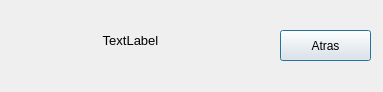
<?xml version="1.0" encoding="UTF-8"?>
<ui version="4.0">
 <class>dPassword</class>
 <widget class="QDialog" name="dPassword">
  <property name="geometry">
   <rect>
    <x>0</x>
    <y>0</y>
    <width>383</width>
    <height>92</height>
   </rect>
  </property>
  <property name="windowTitle">
   <string>Gestor ACOES: Contraseña</string>
  </property>
  <widget class="QLabel" name="lPassword">
   <property name="geometry">
    <rect>
     <x>20</x>
     <y>30</y>
     <width>221</width>
     <height>21</height>
    </rect>
   </property>
   <property name="font">
    <font>
     <family>Arial</family>
     <pointsize>10</pointsize>
    </font>
   </property>
   <property name="text">
    <string>TextLabel</string>
   </property>
   <property name="alignment">
    <set>Qt::AlignCenter</set>
   </property>
  </widget>
  <widget class="QPushButton" name="bExit">
   <property name="geometry">
    <rect>
     <x>280</x>
     <y>30</y>
     <width>91</width>
     <height>31</height>
    </rect>
   </property>
   <property name="text">
    <string>Atras</string>
   </property>
  </widget>
 </widget>
 <resources/>
 <connections/>
</ui>
